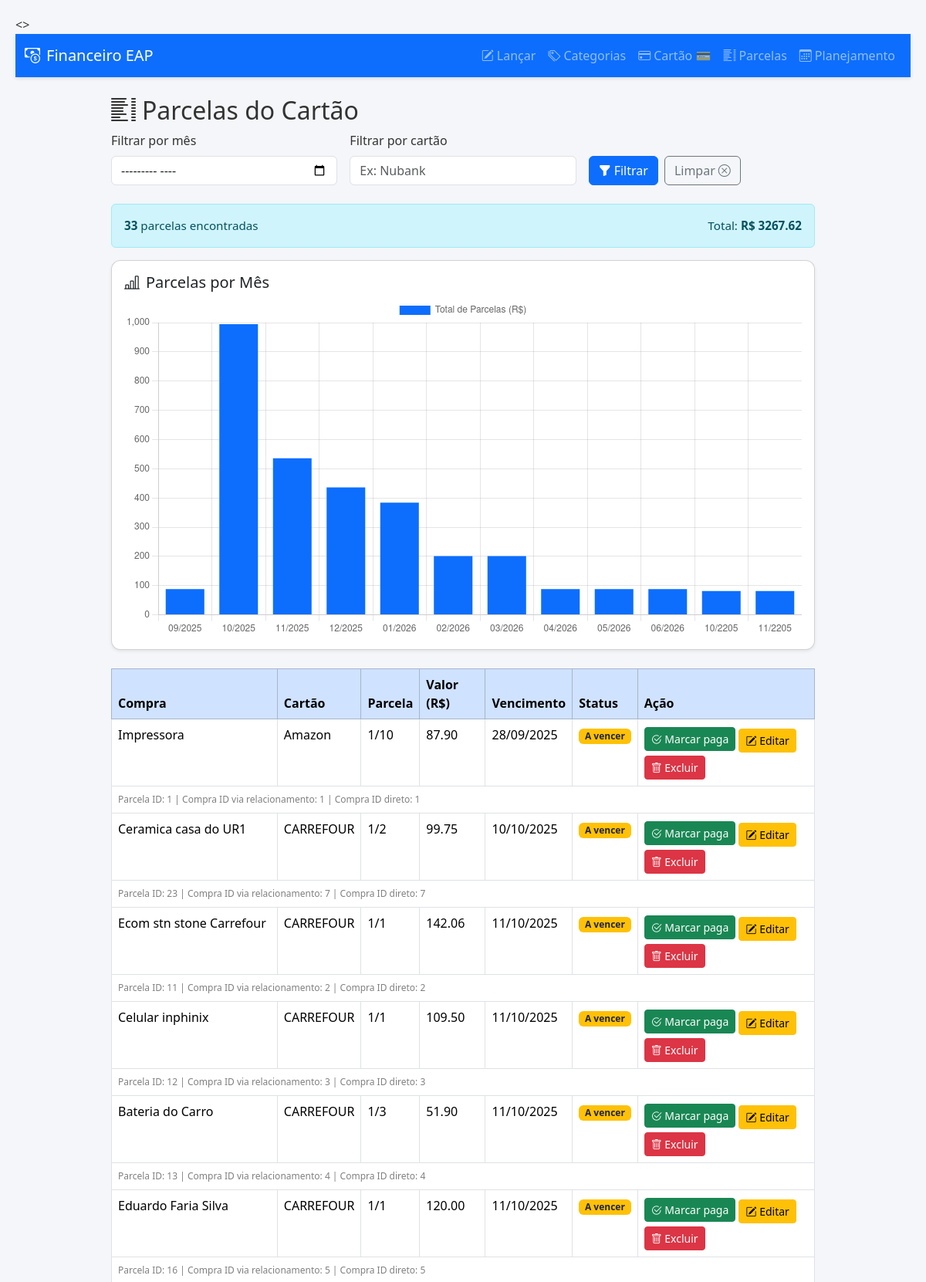
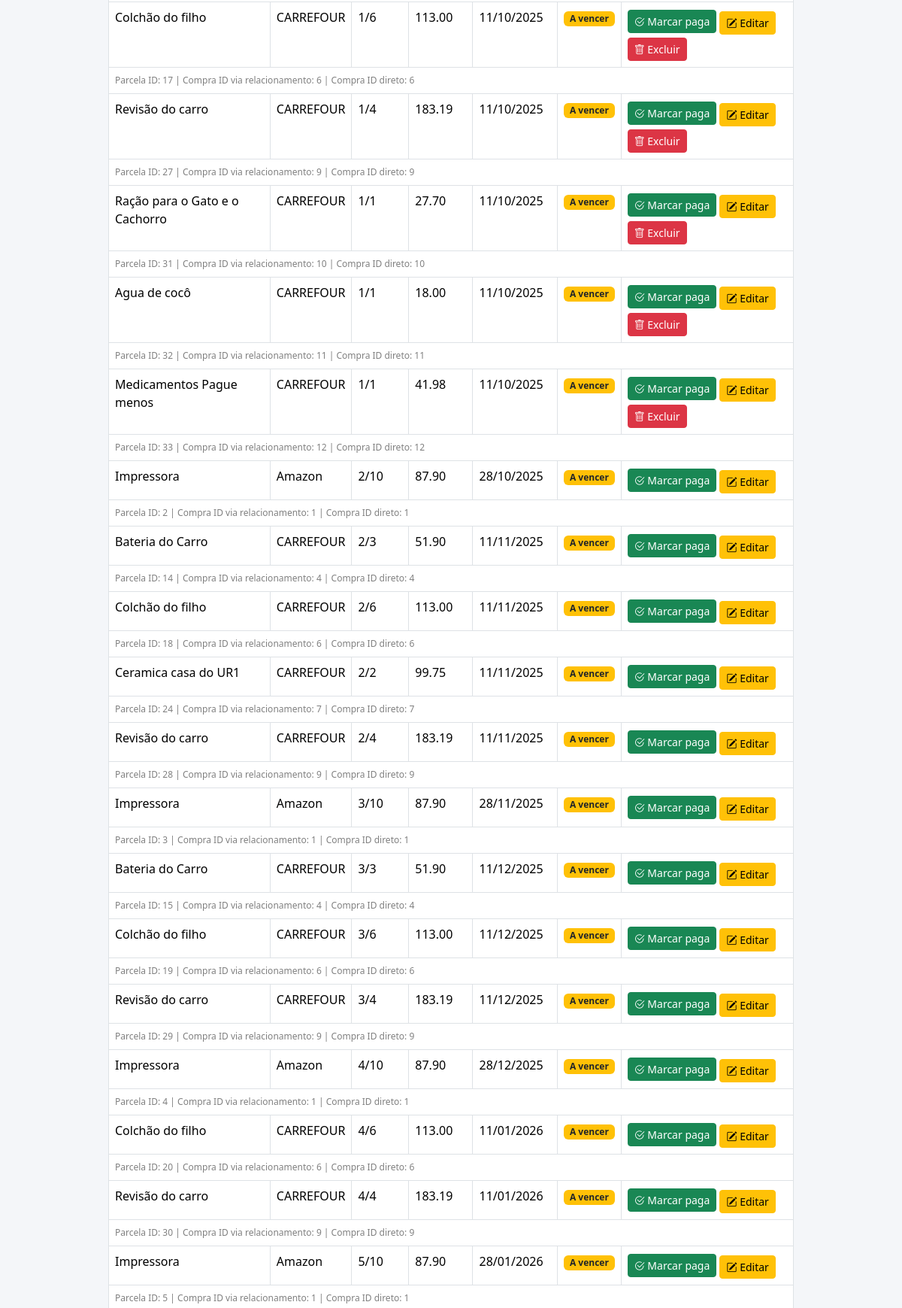
/cartao/parcelas (upper part), run on the app's committed database (2 pictures, top to bottom).
### models.py (models this page shows)
class ParcelaCartao(db.Model):
    __tablename__ = "parcelas_cartao"
    id = db.Column(db.Integer, primary_key=True)
    numero = db.Column(db.Integer, nullable=False)
    valor = db.Column(db.Numeric(12, 2), nullable=False)
    vencimento = db.Column(db.Date, nullable=False)
    paga = db.Column(db.Boolean, default=False, nullable=False)
    compra_id = db.Column(db.Integer, db.ForeignKey("compras_cartao.id"), nullable=False, index=True)
    compra = db.relationship("CompraCartao", back_populates="parcelas")

class CompraCartao(db.Model):
    __tablename__ = "compras_cartao"
    id = db.Column(db.Integer, primary_key=True)
    descricao = db.Column(db.String(200), nullable=False)
    cartao = db.Column(db.String(100), nullable=True)
    valor_total = db.Column(db.Numeric(12, 2), nullable=False)
    total_parcelas = db.Column(db.Integer, nullable=False)
    data_primeira_fatura = db.Column(db.Date, nullable=False)
    criado_em = db.Column(db.Date, default=date.today, nullable=False)
    parcelas = db.relationship(
        "ParcelaCartao",
        back_populates="compra",
        cascade="all, delete-orphan",
        lazy="joined"
    )

### financeiro.py (the view, shortened to what this page needs)
@app.route("/cartao/parcelas")
def listar_parcelas():
    mes = request.args.get("mes")
    cartao = request.args.get("cartao")
    CompraAlias = aliased(CompraCartao)
    query = db.session.query(ParcelaCartao).select_from(ParcelaCartao).join(
        CompraAlias, ParcelaCartao.compra
    ).options(joinedload(ParcelaCartao.compra))
    if cartao:
        query = query.filter(CompraAlias.cartao.ilike(f"%{cartao}%"))
    parcelas = query.order_by(ParcelaCartao.vencimento).all()
    total_valor = sum(p.valor for p in parcelas)
    total_parcelas = len(parcelas)
    return render_template(
        "parcelas_cartao.html",
        parcelas=parcelas,
        mes=mes,
        cartao=cartao,
        total_valor=total_valor,
        total_parcelas=total_parcelas
    )

### financeiro.py (called while the page is built)
@app.context_processor
def inject_now():
    return {'now': datetime.now}

### templates/parcelas_cartao.html (shortened to what this page needs)
{% extends "base.html" %}
{% block content %}
<div class="container mt-4">
  <h2><i class="bi bi-list-columns me-2"></i>Parcelas do Cartão</h2>
  <form method="GET" class="row g-3 mb-4">
    <div class="col-md-4">
      <label for="mes" class="form-label">Filtrar por mês</label>
      <input type="month" class="form-control" name="mes" id="mes" value="{{ mes or '' }}">
    </div>
    <div class="col-md-4">
      <label for="cartao" class="form-label">Filtrar por cartão</label>
      <input type="text" class="form-control" name="cartao" id="cartao" placeholder="Ex: Nubank" value="{{ cartao or '' }}">
    </div>
    <div class="col-md-4 d-flex align-items-end">
      <button type="submit" class="btn btn-primary me-2">
        <i class="bi bi-funnel-fill me-1"></i><span class="d-none d-md-inline">Filtrar</span>
      </button>
      <a href="{{ url_for('listar_parcelas') }}" class="btn btn-outline-secondary">
        <span class="d-none d-md-inline">Limpar</span><i class="bi bi-x-circle ms-1"></i>
      </a>
    </div>
  </form>
  {% if total_parcelas > 0 %}
  <div class="alert alert-info d-flex justify-content-between align-items-center">
    <div>
      <strong>{{ total_parcelas }}</strong> parcelas encontradas
    </div>
    <div>
      Total: <strong>R$ {{ "%.2f"|format(total_valor) }}</strong>
    </div>
  </div>
  {% else %}
  <div class="alert alert-warning">
    Nenhuma parcela encontrada com os filtros aplicados.
  </div>
  {% endif %}
  <div class="card mb-4">
    <div class="card-body">
      <h5 class="card-title"><i class="bi bi-bar-chart-line me-2"></i>Parcelas por Mês</h5>
      <canvas id="graficoParcelas"></canvas>
    </div>
  </div>
  <script>
    fetch("/api/parcelas-por-mes")
      .then(res => res.json())
      .then(data => {
        const ctx = document.getElementById("graficoParcelas").getContext("2d");
        new Chart(ctx, {
          type: "bar",
          data: {
            labels: data.map(d => d.mes),
            datasets: [{
              label: "Total de Parcelas (R$)",
              data: data.map(d => d.total),
              backgroundColor: "#0d6efd"
            }]
          },
          options: {
            scales: {
              y: {
                beginAtZero: true
              }
            }
          }
        });
      });
  </script>
  <table class="table table-bordered table-hover">
    <thead class="table-primary">
      <tr>
        <th>Compra</th>
        <th>Cartão</th>
        <th>Parcela</th>
        <th>Valor (R$)</th>
        <th>Vencimento</th>
        <th>Status</th>
        <th>Ação</th>
      </tr>
    </thead>
    <tbody>
      {% set compras_exibidas = [] %}
      {% for p in parcelas %}
      <tr>
        <td>{{ p.compra.descricao }}</td>
        <td>{{ p.compra.cartao or "Não informado" }}</td>
        <td>{{ p.numero }}/{{ p.compra.total_parcelas }}</td>
        <td>{{ "%.2f"|format(p.valor) }}</td>
        <td>{{ p.vencimento.strftime('%d/%m/%Y') }}</td>
        <td>
          {% if p.paga %}
            <span class="badge bg-success">Paga</span>
          {% else %}
            <span class="badge bg-warning text-dark">A vencer</span>
          {% endif %}
        </td>
        <td>
          <form method="POST" action="{{ url_for('toggle_parcela', parcela_id=p.id) }}" style="display:inline;">
            {% if p.paga %}
              <button type="submit" class="btn btn-sm btn-outline-secondary" title="Desfazer">
                <i class="bi bi-arrow-counterclockwise"></i>
                <span class="d-none d-md-inline"> Desfazer</span>
              </button>
            {% else %}
              <button type="submit" class="btn btn-sm btn-success" title="Marcar paga">
                <i class="bi bi-check2-circle"></i>
                <span class="d-none d-md-inline"> Marcar paga</span>
              </button>
            {% endif %}
          </form>
          <a href="{{ url_for('editar_compra_completa', id=p.compra_id) }}" class="btn btn-sm btn-warning mt-1" title="Editar compra">
            <i class="bi bi-pencil-square"></i>
            <span class="d-none d-md-inline"> Editar</span>
          </a>
          {% if p.compra.id not in compras_exibidas %}
            <form method="POST" action="{{ url_for('excluir_compra_cartao', compra_id=p.compra.id) }}" style="display:inline;">
              <button type="submit" class="btn btn-sm btn-danger mt-1" onclick="return confirm('Tem certeza que deseja excluir esta compra e todas as parcelas?')" title="Excluir compra">
                <i class="bi bi-trash"></i>
                <span class="d-none d-md-inline"> Excluir</span>
              </button>
            </form>
            {% set _ = compras_exibidas.append(p.compra.id) %}
          {% endif %}
        </td>
      </tr>
      <tr>
        <td colspan="7" style="font-size: 12px; color: gray;">
          Parcela ID: {{ p.id }} | Compra ID via relacionamento: {{ p.compra.id }} | Compra ID direto: {{ p.compra_id }}
        </td>
      </tr>
      {% endfor %}
    </tbody>
  </table>
</div>
{% endblock %}

### static/style.css (style rules this page uses)
a { color: #007bff; text-decoration: none; }

### templates/base.html (style rules this page uses)
.container { max-width: 960px; }
.card { border-radius: 0.75rem; box-shadow: 0 0.125rem 0.25rem rgba(0,0,0,0.075); }
.alert { font-size: 0.95rem; }

### data on the page
ParcelaCartao: compra.descricao "Impressora", compra "Amazon", numero "1", compra.total_parcelas "10", valor "87.90", vencimento "28/09/2025", paga "A vencer", id "1", compra.id "1", compra_id "1"
ParcelaCartao: compra.descricao "Ceramica casa do UR1", compra "CARREFOUR", numero "1", compra.total_parcelas "2", valor "99.75", vencimento "10/10/2025", paga "A vencer", id "23", compra.id "7", compra_id "7"
ParcelaCartao: compra.descricao "Ecom stn stone Carrefour", compra "CARREFOUR", numero "1", compra.total_parcelas "1", valor "142.06", vencimento "11/10/2025", paga "A vencer", id "11", compra.id "2", compra_id "2"
ParcelaCartao: compra.descricao "Celular inphinix", compra "CARREFOUR", numero "1", compra.total_parcelas "1", valor "109.50", vencimento "11/10/2025", paga "A vencer", id "12", compra.id "3", compra_id "3"
ParcelaCartao: compra.descricao "Bateria do Carro", compra "CARREFOUR", numero "1", compra.total_parcelas "3", valor "51.90", vencimento "11/10/2025", paga "A vencer", id "13", compra.id "4", compra_id "4"
ParcelaCartao: compra.descricao "Eduardo Faria Silva", compra "CARREFOUR", numero "1", compra.total_parcelas "1", valor "120.00", vencimento "11/10/2025", paga "A vencer", id "16", compra.id "5", compra_id "5"
ParcelaCartao: compra.descricao "Colchão do filho", compra "CARREFOUR", numero "1", compra.total_parcelas "6", valor "113.00", vencimento "11/10/2025", paga "A vencer", id "17", compra.id "6", compra_id "6"
ParcelaCartao: compra.descricao "Revisão do carro", compra "CARREFOUR", numero "1", compra.total_parcelas "4", valor "183.19", vencimento "11/10/2025", paga "A vencer", id "27", compra.id "9", compra_id "9"
ParcelaCartao: compra.descricao "Ração para o Gato e o Cachorro", compra "CARREFOUR", numero "1", compra.total_parcelas "1", valor "27.70", vencimento "11/10/2025", paga "A vencer", id "31", compra.id "10", compra_id "10"
ParcelaCartao: compra.descricao "Agua de cocô", compra "CARREFOUR", numero "1", compra.total_parcelas "1", valor "18.00", vencimento "11/10/2025", paga "A vencer", id "32", compra.id "11", compra_id "11"
ParcelaCartao: compra.descricao "Medicamentos Pague menos", compra "CARREFOUR", numero "1", compra.total_parcelas "1", valor "41.98", vencimento "11/10/2025", paga "A vencer", id "33", compra.id "12", compra_id "12"
ParcelaCartao: compra.descricao "Impressora", compra "Amazon", numero "2", compra.total_parcelas "10", valor "87.90", vencimento "28/10/2025", paga "A vencer", id "2", compra.id "1", compra_id "1"
ParcelaCartao: compra.descricao "Bateria do Carro", compra "CARREFOUR", numero "2", compra.total_parcelas "3", valor "51.90", vencimento "11/11/2025", paga "A vencer", id "14", compra.id "4", compra_id "4"
ParcelaCartao: compra.descricao "Colchão do filho", compra "CARREFOUR", numero "2", compra.total_parcelas "6", valor "113.00", vencimento "11/11/2025", paga "A vencer", id "18", compra.id "6", compra_id "6"
ParcelaCartao: compra.descricao "Ceramica casa do UR1", compra "CARREFOUR", numero "2", compra.total_parcelas "2", valor "99.75", vencimento "11/11/2025", paga "A vencer", id "24", compra.id "7", compra_id "7"
ParcelaCartao: compra.descricao "Revisão do carro", compra "CARREFOUR", numero "2", compra.total_parcelas "4", valor "183.19", vencimento "11/11/2025", paga "A vencer", id "28", compra.id "9", compra_id "9"
ParcelaCartao: compra.descricao "Impressora", compra "Amazon", numero "3", compra.total_parcelas "10", valor "87.90", vencimento "28/11/2025", paga "A vencer", id "3", compra.id "1", compra_id "1"
ParcelaCartao: compra.descricao "Bateria do Carro", compra "CARREFOUR", numero "3", compra.total_parcelas "3", valor "51.90", vencimento "11/12/2025", paga "A vencer", id "15", compra.id "4", compra_id "4"
ParcelaCartao: compra.descricao "Colchão do filho", compra "CARREFOUR", numero "3", compra.total_parcelas "6", valor "113.00", vencimento "11/12/2025", paga "A vencer", id "19", compra.id "6", compra_id "6"
ParcelaCartao: compra.descricao "Revisão do carro", compra "CARREFOUR", numero "3", compra.total_parcelas "4", valor "183.19", vencimento "11/12/2025", paga "A vencer", id "29", compra.id "9", compra_id "9"
ParcelaCartao: compra.descricao "Impressora", compra "Amazon", numero "4", compra.total_parcelas "10", valor "87.90", vencimento "28/12/2025", paga "A vencer", id "4", compra.id "1", compra_id "1"
ParcelaCartao: compra.descricao "Colchão do filho", compra "CARREFOUR", numero "4", compra.total_parcelas "6", valor "113.00", vencimento "11/01/2026", paga "A vencer", id "20", compra.id "6", compra_id "6"
ParcelaCartao: compra.descricao "Revisão do carro", compra "CARREFOUR", numero "4", compra.total_parcelas "4", valor "183.19", vencimento "11/01/2026", paga "A vencer", id "30", compra.id "9", compra_id "9"
ParcelaCartao: compra.descricao "Impressora", compra "Amazon", numero "5", compra.total_parcelas "10", valor "87.90", vencimento "28/01/2026", paga "A vencer", id "5", compra.id "1", compra_id "1"

### other printed values
{{ total_parcelas }} "33"
{{ "%.2f"|format(total_valor) }} "3267.62"
